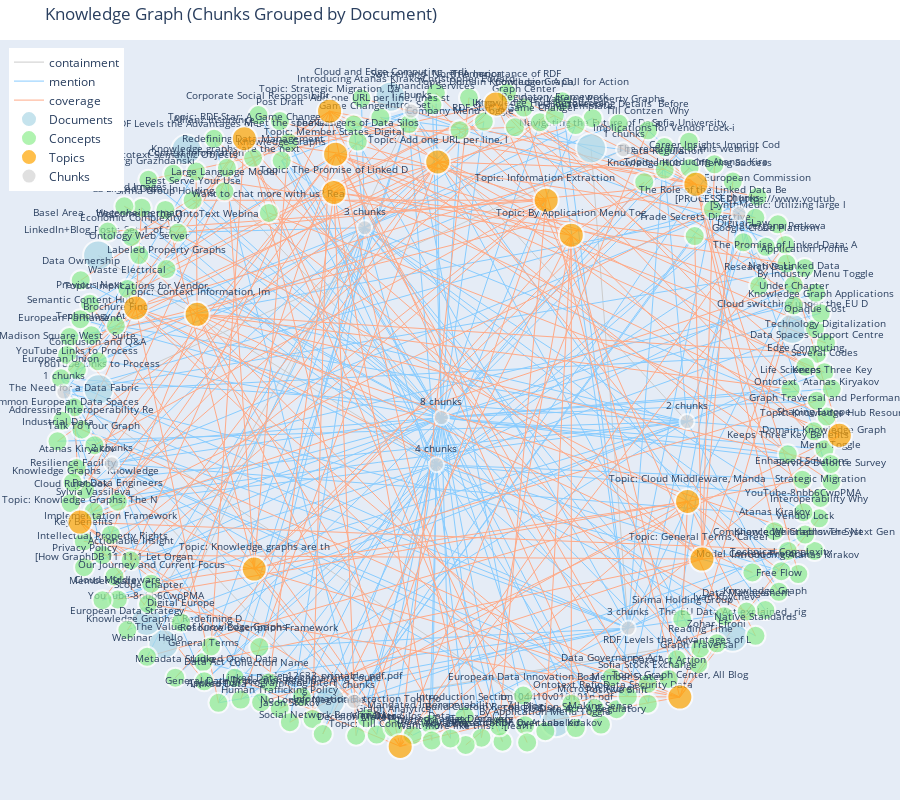

Source (notebook cell):
### Code cell
# Visualize knowledge graph with colored nodes
def visualize_knowledge_graph(G, title="Knowledge Graph", height=800):
    """Visualize with color-coded node types"""
    
    # Layout
    pos = nx.spring_layout(G, k=1.5, iterations=50, seed=42)
    
    # Edge traces
    edge_traces = []
    
    # Group edges by type
    edge_colors = {
        'containment': '#cccccc',
        'mention': '#88ccff',
        'coverage': '#ffaa88'
    }
    
    for edge_type, color in edge_colors.items():
        edge_x = []
        edge_y = []
        edge_text = []
        
        for edge in G.edges(data=True):
            if edge[2].get('edge_type') == edge_type:
                x0, y0 = pos[edge[0]]
                x1, y1 = pos[edge[1]]
                edge_x.extend([x0, x1, None])
                edge_y.extend([y0, y1, None])
                edge_label = edge[2].get('label', '')
                edge_text.append(edge_label)
        
        edge_trace = go.Scatter(
            x=edge_x, y=edge_y,
            line=dict(width=1, color=color),
            hoverinfo='text',
            mode='lines',
            text=edge_text,
            name=edge_type
        )
        
        edge_traces.append(edge_trace)
    
    # Node traces by type
    node_traces = []
    
    node_types = {
        'document': {'color': 'lightblue', 'name': 'Documents'},
        'concept': {'color': 'lightgreen', 'name': 'Concepts'},
        'topic': {'color': 'orange', 'name': 'Topics'},
        'chunk_group': {'color': 'lightgray', 'name': 'Chunks'}
    }
    
    for node_type, style in node_types.items():
        node_x = []
        node_y = []
        node_text = []
        node_sizes = []
        node_hover = []
        
        for node, data in G.nodes(data=True):
            if data.get('node_type') == node_type:
                x, y = pos[node]
                node_x.append(x)
                node_y.append(y)
                
                label = data.get('label', node.split('/')[-1])
                size = data.get('size', 20)
                
                node_text.append(label[:30])
                node_sizes.append(size)
                
                # Hover text
                hover = f"{label}<br>Type: {node_type}"
                if node_type == 'chunk_group':
                    hover += f"<br>Document: {data.get('parent_doc', 'Unknown')}"
                hover += f"<br>Connections: {G.degree(node)}"
                node_hover.append(hover)
        
        if len(node_x) > 0:
            node_trace = go.Scatter(
                x=node_x, y=node_y,
                mode='markers+text',
                hoverinfo='text',
                marker=dict(
                    color=style['color'],
                    size=node_sizes,
                    line=dict(width=2, color='white')
                ),
                text=node_text,
                textposition="top center",
                textfont=dict(size=10),
                name=style['name'],
                hovertext=node_hover
            )
            node_traces.append(node_trace)
    
    # Create figure
    fig = go.Figure(
        data=edge_traces + node_traces,
        layout=go.Layout(
            title=dict(text=title),
            showlegend=True,
            hovermode='closest',
            margin=dict(b=0, l=0, r=0, t=40),
            height=height,
            xaxis=dict(showgrid=False, zeroline=False, showticklabels=False),
            yaxis=dict(showgrid=False, zeroline=False, showticklabels=False),
            legend=dict(
                yanchor="top",
                y=0.99,
                xanchor="left",
                x=0.01
            )
        )
    )
    
    return fig

# Show knowledge graph
fig_kg = visualize_knowledge_graph(kg_nx, title="Knowledge Graph (Chunks Grouped by Document)")
fig_kg.show()

### Figure 1 — Plotly figure (JSON) as saved in the notebook; plotly's stock layout.template omitted (floating-point values rounded to 4 significant figures; data arrays with more than 128 entries replaced by an {"elided": "..."} marker saying what was removed)
{"data": [{"hoverinfo": "text", "line": {"color": "#cccccc", "width": 1}, "mode": "lines", "name": "containment", "text": ["hasChunks", "hasChunks", "hasChunks", "hasChunks", "hasChunks", "hasChunks", "hasChunks", "hasChunks", "hasChunks", "hasChunks", "hasChunks"], "type": "scatter", "x": [-0.1403, 0.613, null, 0.8805, 0.745, null, -0.7165, -0.08734, null, -0.8826, -0.02329, null, 0.3694, 0.4637, null, -0.6581, -0.01068, null, 0.729, -0.2325, null, -0.7598, -0.2057, null, -0.8814, 0.4518, null, -0.2935, -0.8482, null, 0.2806, -0.9694, null], "y": [0.9773, -0.00448, null, 0.2759, 0.6248, null, -0.6775, 0.9343, null, 0.4977, -0.1347, null, 0.8217, -0.6288, null, 0.8177, 0.007398, null, -0.655, -0.8501, null, -0.6072, 0.5815, null, 0.09305, 0.8171, null, -0.8486, -0.1317, null, -0.9132, 0.08455, null]}, {"hoverinfo": "text", "line": {"color": "#88ccff", "width": 1}, "mode": "lines", "name": "mention", "text": {"elided": "189 str values"}, "type": "scatter", "x": {"elided": "567 float values"}, "y": {"elided": "567 float values"}}, {"hoverinfo": "text", "line": {"color": "#ffaa88", "width": 1}, "mode": "lines", "name": "coverage", "text": {"elided": "175 str values"}, "type": "scatter", "x": {"elided": "525 float values"}, "y": {"elided": "525 float values"}}, {"hoverinfo": "text", "hovertext": ["Cloud and Edge Computing_ a different way of using IT — Brochure _ Shaping Europe’s digital future.pdf<br>Type: document<br>Connections: 1", "Cloud switching under the EU Data Act.pdf<br>Type: document<br>Connections: 1", "Knowledge Graphs_ Redefining Data Management for the Modern Enterprise.pdf<br>Type: document<br>Connections: 1", "LinkedIn+Blog_Posts_Set_1_of_3_EU_Data_Act_Linked_Data<br>Type: document<br>Connections: 1", "Navigating the Future of Data Management: The EU Data Act and the Promise of Linked Data<br>Type: document<br>Connections: 1", "RDF Levels the Advantages of Labeled Property Graphs & Keeps Three Key Benefits: Standards, Semantics & Interoperability<br>Type: document<br>Connections: 1", "The EU Data Act explained_ rights, obligations and challenges for data holders and manufacturers.pdf<br>Type: document<br>Connections: 1", "YouTube-8nbb6CwpPMA<br>Type: document<br>Connections: 1", "YouTube Links to Process<br>Type: document<br>Connections: 1", "node_12633_printable_pdf.pdf<br>Type: document<br>Connections: 1", "tr_104410v010101p.pdf<br>Type: document<br>Connections: 1"], "marker": {"color": "lightblue", "line": {"color": "white", "width": 2}, "size": [30, 30, 30, 30, 30, 30, 30, 30, 30, 30, 30]}, "mode": "markers+text", "name": "Documents", "text": ["Cloud and Edge Computing_ a di", "Cloud switching under the EU D", "Knowledge Graphs_ Redefining D", "LinkedIn+Blog_Posts_Set_1_of_3", "Navigating the Future of Data ", "RDF Levels the Advantages of L", "The EU Data Act explained_ rig", "YouTube-8nbb6CwpPMA", "YouTube Links to Process", "node_12633_printable_pdf.pdf", "tr_104410v010101p.pdf"], "textfont": {"size": 10}, "textposition": "top center", "type": "scatter", "x": [-0.1403, 0.8805, -0.7165, -0.8826, 0.3694, -0.6581, 0.729, -0.7598, -0.8814, -0.2935, 0.2806], "y": [0.9773, 0.2759, -0.6775, 0.4977, 0.8217, 0.8177, -0.655, -0.6072, 0.09305, -0.8486, -0.9132]}, {"hoverinfo": "text", "hovertext": {"elided": "175 str values"}, "marker": {"color": "lightgreen", "line": {"color": "white", "width": 2}, "size": {"elided": "175 int values"}}, "mode": "markers+text", "name": "Concepts", "text": {"elided": "175 str values"}, "textfont": {"size": 10}, "textposition": "top center", "type": "scatter", "x": {"elided": "175 float values"}, "y": {"elided": "175 float values"}}, {"hoverinfo": "text", "hovertext": ["Topic: Implications for Vendor Lock-in, Data Management<br>Type: topic<br>Connections: 10", "Topic: Knowledge Graphs: The Next Generation of Data Management, The Dangers ...<br>Type: topic<br>Connections: 10", "Topic: Graph Center, All Blog<br>Type: topic<br>Connections: 10", "Topic: General Terms, Career Insights Imprint Code<br>Type: topic<br>Connections: 10", "Topic: Context Information, Implementation Framework<br>Type: topic<br>Connections: 10", "Topic: Domain Knowledge Graph, Keeps Three Key<br>Type: topic<br>Connections: 10", "Topic: By Application Menu Toggle, Knowledge Hub<br>Type: topic<br>Connections: 10", "Topic: Knowledge graphs are the next generation tool for helping businesses m...<br>Type: topic<br>Connections: 10", "Topic: Information Extraction Tool How, Switzerland North America<br>Type: topic<br>Connections: 10", "Topic: Knowledge Hub Resources, Human Trafficking Policy<br>Type: topic<br>Connections: 5", "Topic: The Promise of Linked Data: A Positive Shift in Data Management, Intro...<br>Type: topic<br>Connections: 10", "Topic: Strategic Migration, Data Ownership<br>Type: topic<br>Connections: 10", "Topic: Cloud Middleware, Mandated Interoperability<br>Type: topic<br>Connections: 10", "Topic: Introducing Atanas Kirakov Atanas, Introducing Atanas Kirakov<br>Type: topic<br>Connections: 10", "Topic: RDF-Star: A Game Changer, Graph Traversal and Performance<br>Type: topic<br>Connections: 10", "Topic: Add one URL per line, lines starting with # are ignored, Edge Computing<br>Type: topic<br>Connections: 10", "Topic: Member States, Digital Europe<br>Type: topic<br>Connections: 10", "Topic: Till Contzen Why, Data Act Action<br>Type: topic<br>Connections: 10"], "marker": {"color": "orange", "line": {"color": "white", "width": 2}, "size": [25, 25, 25, 25, 25, 25, 25, 25, 25, 25, 25, 25, 25, 25, 25, 25, 25, 25]}, "mode": "markers+text", "name": "Topics", "text": ["Topic: Implications for Vendor", "Topic: Knowledge Graphs: The N", "Topic: Graph Center, All Blog", "Topic: General Terms, Career I", "Topic: Context Information, Im", "Topic: Domain Knowledge Graph,", "Topic: By Application Menu Tog", "Topic: Knowledge graphs are th", "Topic: Information Extraction ", "Topic: Knowledge Hub Resources", "Topic: The Promise of Linked D", "Topic: Strategic Migration, Da", "Topic: Cloud Middleware, Manda", "Topic: Introducing Atanas Kira", "Topic: RDF-Star: A Game Change", "Topic: Add one URL per line, l", "Topic: Member States, Digital ", "Topic: Till Contzen Why, Data "], "textfont": {"size": 10}, "textposition": "top center", "type": "scatter", "x": [-0.7872, -0.9287, 0.5949, 0.6511, -0.6312, 0.1276, 0.3191, -0.486, 0.2553, 1, -0.2837, -0.2948, 0.6145, 0.6356, -0.5112, -0.02008, -0.2795, -0.1154], "y": [0.3391, -0.3083, -0.8373, -0.4202, 0.3197, 0.9555, 0.5589, -0.4504, 0.6646, -0.04627, 0.6883, 0.9337, -0.246, 0.713, 0.8507, 0.7803, 0.8037, -0.9864]}, {"hoverinfo": "text", "hovertext": ["3 chunks<br>Type: chunk_group<br>Document: Navigating the Future of Data Management: The EU Data Act and the Promise of Linked Data<br>Connections: 21", "3 chunks<br>Type: chunk_group<br>Document: YouTube-8nbb6CwpPMA<br>Connections: 24", "2 chunks<br>Type: chunk_group<br>Document: Cloud and Edge Computing_ a different way of using IT — Brochure _ Shaping Europe’s digital future.pdf<br>Connections: 18", "4 chunks<br>Type: chunk_group<br>Document: LinkedIn+Blog_Posts_Set_1_of_3_EU_Data_Act_Linked_Data<br>Connections: 29", "8 chunks<br>Type: chunk_group<br>Document: RDF Levels the Advantages of Labeled Property Graphs & Keeps Three Key Benefits: Standards, Semantics & Interoperability<br>Connections: 50", "1 chunks<br>Type: chunk_group<br>Document: YouTube Links to Process<br>Connections: 4", "1 chunks<br>Type: chunk_group<br>Document: Cloud switching under the EU Data Act.pdf<br>Connections: 11", "2 chunks<br>Type: chunk_group<br>Document: node_12633_printable_pdf.pdf<br>Connections: 11", "1 chunks<br>Type: chunk_group<br>Document: tr_104410v010101p.pdf<br>Connections: 11", "1 chunks<br>Type: chunk_group<br>Document: Knowledge Graphs_ Redefining Data Management for the Modern Enterprise.pdf<br>Connections: 11", "1 chunks<br>Type: chunk_group<br>Document: The EU Data Act explained_ rights, obligations and challenges for data holders and manufacturers.pdf<br>Connections: 10"], "marker": {"color": "lightgray", "line": {"color": "white", "width": 2}, "size": [15, 15, 15, 15, 15, 15, 15, 15, 15, 15, 15]}, "mode": "markers+text", "name": "Chunks", "text": ["3 chunks", "3 chunks", "2 chunks", "4 chunks", "8 chunks", "1 chunks", "1 chunks", "2 chunks", "1 chunks", "1 chunks", "1 chunks"], "textfont": {"size": 10}, "textposition": "top center", "type": "scatter", "x": [0.4637, -0.2057, 0.613, -0.02329, -0.01068, 0.4518, 0.745, -0.8482, -0.9694, -0.08734, -0.2325], "y": [-0.6288, 0.5815, -0.00448, -0.1347, 0.007398, 0.8171, 0.6248, -0.1317, 0.08455, 0.9343, -0.8501]}], "layout": {"height": 800, "hovermode": "closest", "legend": {"x": 0.01, "xanchor": "left", "y": 0.99, "yanchor": "top"}, "margin": {"b": 0, "l": 0, "r": 0, "t": 40}, "showlegend": true, "title": {"text": "Knowledge Graph (Chunks Grouped by Document)"}, "xaxis": {"showgrid": false, "showticklabels": false, "zeroline": false}, "yaxis": {"showgrid": false, "showticklabels": false, "zeroline": false}}}
